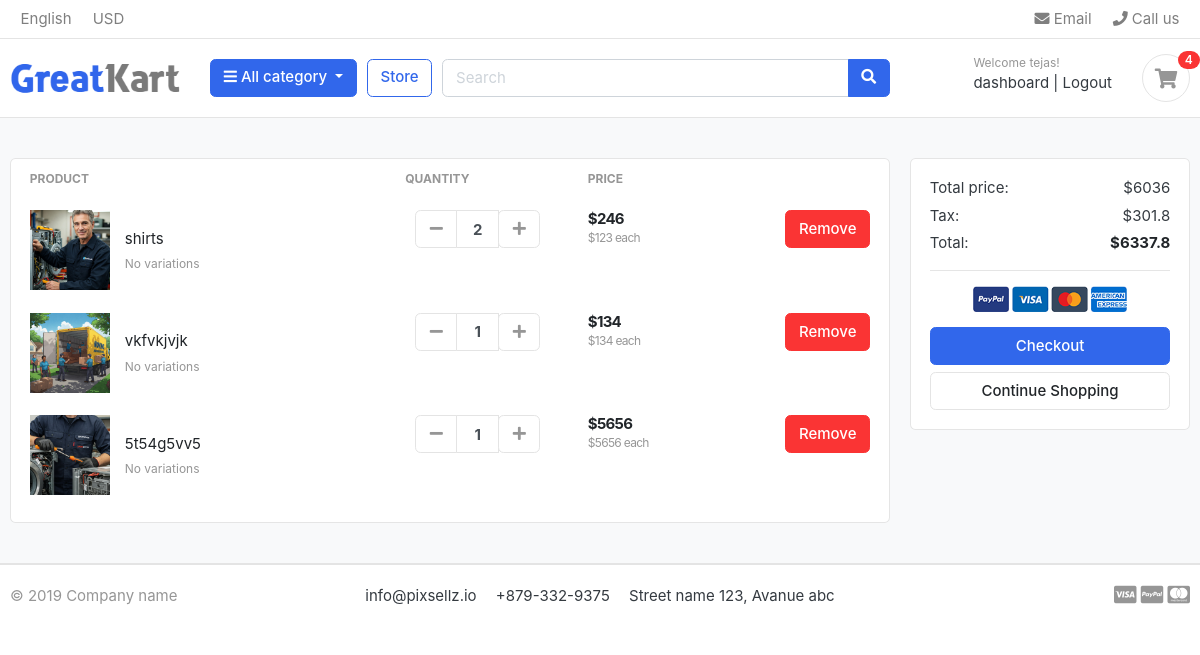
The app's page /cart/ (signed in), older data.
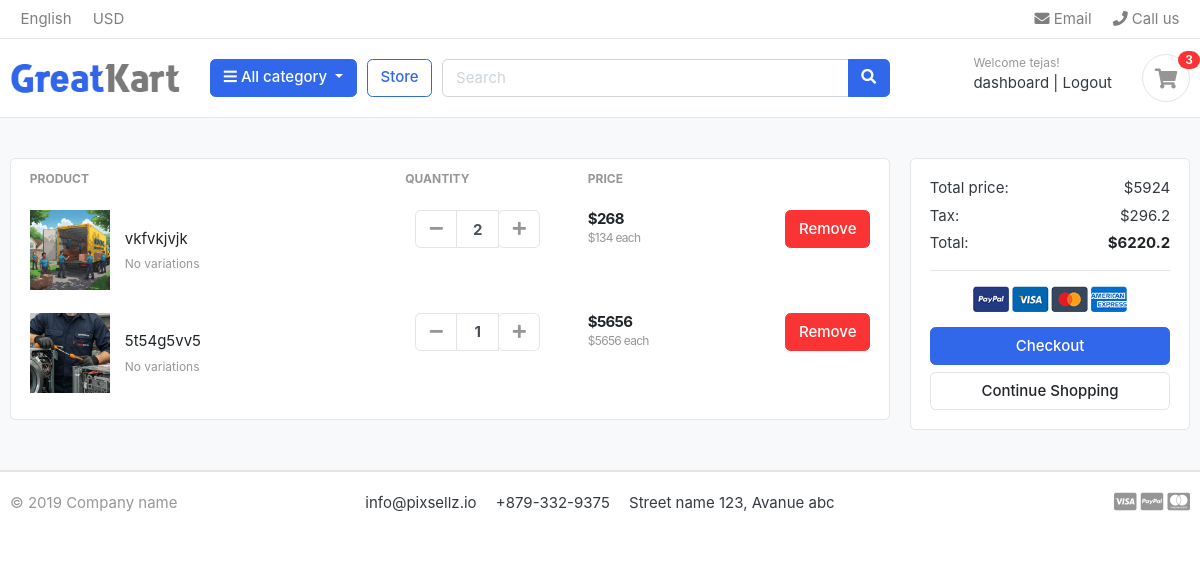
The same page, newer data.
### cart/models.py (models this page shows, shortened)
class CartItem(models.Model):
    user = models.ForeignKey(account, on_delete=models.CASCADE, null=True)  # Foreign key referencing the User model
    product = models.ForeignKey(Product, on_delete=models.CASCADE)  # Foreign key referencing the Productioo
    variations = models.ManyToManyField('store.Variation', blank=True)  # Many-to-many relationship with Variation
    cart = models.ForeignKey(Cart, on_delete=models.CASCADE, null=True)  # Foreign key referencing the Cart
    quantity = models.IntegerField()  # Quantity of the product in the cart
    is_active = models.BooleanField(default=True)  # Indicates if the item is active in the cart
    def sub_total(self):
        return self.product.price * self.quantity

### store/models.py (models this page shows, shortened)
class Product(models.Model):
    product_name = models.CharField(max_length=255)
    slug = models.SlugField(max_length=255, unique=True)
    description = models.TextField()
    price = models.IntegerField()
    stock = models.IntegerField()
    available = models.BooleanField(default=True)
    image = models.ImageField(upload_to='photos/products', blank=True, null=True)
    category = models.ForeignKey(Category, on_delete=models.CASCADE)
    created_at = models.DateTimeField(auto_now_add=True)
    updated_at = models.DateTimeField(auto_now=True)
    def get_url(self):
        return reverse('product_detail', args=[self.category.slug, self.slug])

### cart/views.py (the view)
# urls.py: path('', views.dashboard, name='dashboard'),  # Add to cart view
def cart(request, total=0, quantity=0, cart_items=None):
    tax = 0
    grand_total = 0
    try:
        if request.user.is_authenticated:
            cart_items = CartItem.objects.filter(user=request.user, is_active=True)
        else:
            cart = Cart.objects.get(cart_id=_cart_id(request))  # Get the cart using the session key
            cart_items = CartItem.objects.filter(cart=cart, is_active=True)  # Get active cart items
        for cart_item in cart_items:
            total += (cart_item.product.price * cart_item.quantity)  # Calculate total price
            quantity += cart_item.quantity  # Calculate total quantity
        tax = (5 * total)/100  # Calculate tax (5% of total)
        grand_total = total + tax  # Calculate grand total
    except Cart.DoesNotExist:
        pass  # If the cart does not exist, do nothing
    context = {
        'total': total,
        'quantity': quantity,
        'cart_items': cart_items,  # Pass the cart items to the template
        'tax': tax,
        'grand_total': grand_total
    }
    return render(request, 'store/cart.html', context)  # Render the cart template

### cart/context_processor.py (called while the page is built)
def counter(request):
    cart_count = 0  # Initialize cart count to 0
    if 'admin' in request.path:  # Check if the request path contains 'admin'
        return {}  # Return an empty dictionary if it does
    else:
        try:
            cart = Cart.objects.filter(cart_id=_cart_id(request))  # Get the cart using the session key
            if request.user.is_authenticated:
                cart_items = CartItem.objects.filter(user=request.user)
            else:
                cart_items = CartItem.objects.filter(cart=cart[:1])  # Get the first cart item
            for cart_item in cart_items:
                cart_count += cart_item.quantity
        except Cart.DoesNotExist:
            cart_count = 0
    return dict(cart_count=cart_count)  # Return the cart count as a context variable

### cart/views.py (called while the page is built)
def _cart_id(request):
    cart = request.session.session_key  # Get the session key for the cart
    if not cart:
        cart = request.session.create()  # Create a new session if it doesn't exist
    return cart

### category/context_processor.py (called while the page is built)
def menu_links(self):
    links = Category.objects.all()
    return dict(links=links)

### category/models.py (called while the page is built)
    def get_url(self):
        return reverse('product_by_category', args=[self.slug])

### templates/store/cart.html (shortened to what the changed rows need)
{% extends 'base.html' %}
{% load static %}
{% block content %}
<section class="section-content padding-y bg">
    <div class="container">
    {% if not cart_items %}
        <h2 class="text-center">Your cart is empty</h2>
        <p class='text-center'>Looks like you haven't added anything to your cart yet.</p>
        <hr>
        <p class='text-center'>You can continue shopping by clicking the button below.</p>
    <div class="text-center">
        <a href="{% url 'store' %}" class="btn btn-primary">Continue Shopping</a>
    </div>
    {% else %}
    <div class="row">
        <aside class="col-lg-9">
    <div class="card">
    <table class="table table-borderless table-shopping-cart">
    <thead class="text-muted">
    <tr class="small text-uppercase">
      <th scope="col">Product</th>
      <th scope="col" width="120">Quantity</th>
      <th scope="col" width="120">Price</th>
      <th scope="col" class="text-right" width="200"> </th>
    </tr>
    </thead>
    <tbody>
    {% for item in cart_items %}
    <tr>
        <td>
            <figure class="itemside align-items-center">
                <div class="aside"><img src="{{ item.product.image.url }}" class="img-sm"></div>
                <figcaption class="info">
                    <a href="{{item.product.get_url}}" class="title text-dark">{{ item.product.product_name}}</a>
                    <p class="text-muted small">
                        {% if item.variations.all %}
                            {% for cartitem in item.variations.all %}
                                {{ cartitem.variation_category |capfirst }}: {{ cartitem.variation_value |capfirst }}<br>
                            {% endfor %}
                        {% else %}
                            No variations
                        {% endif %}
                    </p>
                </figcaption>
            </figure>
        </td>
        <td>
                        <div class="col">
                            <div class="input-group input-spinner">
                                <div class="input-group-prepend">
                                <a href="{% url 'remove_cart' item.product.id item.id %}" class="btn btn-light" type="button" id="button-plus"> <i class="fa fa-minus"></i> </a>
                                </div>
                                <input type="text" class="form-control"  value="{{ item.quantity }}">
                                <div class="input-group-append">
                                <form action="{% url 'add_cart' item.product.id %}" method="GET">
                                        <button class="btn btn-light" type="submit" id="button-minus"> <i class="fa fa-plus"></i> </button>
                                </form>
                                </div>
                            </div>
                        </div>
        </td>
        <td>
            <div class="price-wrap">
                <var class="price">${{item.sub_total }}</var>
                <small class="text-muted"> ${{item.product.price}} each </small>
            </div>
        </td>
        <td class="text-right">
        <a href="{% url 'remove_cart_item' item.product.id item.id %}" onclick="return confirm('Are you sure you want to delete this item')" class="btn btn-danger"> Remove</a>
        </td>
    </tr>
    {% endfor %}
    </tbody>
    </table>
    </div>
        </aside>
        <aside class="col-lg-3">
            <div class="card">
            <div class="card-body">
                <dl class="dlist-align">
                  <dt>Total price:</dt>
                  <dd class="text-right">${{total}}</dd>
                </dl>
                <dl class="dlist-align">
                  <dt>Tax:</dt>
                  <dd class="text-right"> ${{tax}}</dd>
                </dl>
                <dl class="dlist-align">
                  <dt>Total:</dt>
                  <dd class="text-right text-dark b"><strong>${{grand_total}}</strong></dd>
                </dl>
                <hr>
                <p class="text-center mb-3">
                    <img src="{% static './images/misc/payments.png' %}" height="26">
                </p>
                <a href="{% url 'checkout' %}" class="btn btn-primary btn-block"> Checkout </a>
                <a href="./store.html" class="btn btn-light btn-block">Continue Shopping</a>
            </div>
            </div>
    </aside>
    </div>
    </div>
    </section>
    {% endif %}
{% endblock %}

### templates/includes/nav.html (shortened to what this page needs)
{% load static %}
<header class="section-header">
    <nav class="navbar p-md-0 navbar-expand-sm navbar-light border-bottom">
    <div class="container">
      <div class="collapse navbar-collapse" id="navbarTop4">
        <ul class="navbar-nav mr-auto">
            <li class="nav-item dropdown">
                 <a href="#" class="nav-link">   English </a>
            </li>
            <li class="nav-item dropdown">
                <a href="#" class="nav-link"> USD </a>
            </li>
        </ul>
        <ul class="navbar-nav">
            <li><a href="#" class="nav-link"> <i class="fa fa-envelope"></i> Email </a></li>
            <li><a href="#" class="nav-link"> <i class="fa fa-phone"></i> Call us </a></li>
        </ul>
      </div>
    </div>
    </nav>
    <section class="header-main border-bottom">
        <div class="container">
    <div class="row align-items-center">
        <div class="col-lg-2 col-md-3 col-6">
            <a href="./" class="brand-wrap">
                <img class="logo" src="{% static 'images/logo.png' %}">
            </a>
        </div>
        <div class="col-lg col-sm col-md col-6 flex-grow-0">
            <div class="category-wrap dropdown d-inline-block float-right">
                <button type="button" class="btn btn-primary dropdown-toggle" data-toggle="dropdown">
                    <i class="fa fa-bars"></i> All category
                </button>
            </div>
        </div>
        <a href="{% url 'store' %}" class="btn btn-outline-primary">Store</a>
        <div class="col-lg  col-md-6 col-sm-12 col">
            <form action="{% url 'search' %}" class="search" method="get">
                <div class="input-group w-100">
                    <input type="text" class="form-control" style="width:60%;" placeholder="Search" name="keyword">
                    <div class="input-group-append">
                      <button class="btn btn-primary" type="submit">
                        <i class="fa fa-search"></i>
                      </button>
                    </div>
                </div>
            </form>
        </div>
        <div class="col-lg-3 col-sm-6 col-8 order-2 order-lg-3">
                    <div class="d-flex justify-content-end mb-3 mb-lg-0">
                        {% if user.id is None %}
                        <div class="widget-header">
                            <small class="title text-muted">Welcome guest!</small>
                            <div>
                                <a href="{% url 'login' %}">Sign in</a> <span class="dark-transp"> | </span>
                                <a href="{% url 'register' %}"> Register</a>
                            </div>
                        </div>
                        {% else %}
                        <div class="widget-header">
                            <small class="title text-muted">Welcome {{ user.first_name }}!</small>
                            <div>
                                <a href="{% url 'dashboard' %}"> dashboard</a><span class="dark-transp"> | </span>
                                <a href="{% url 'logout' %}">Logout</a>
                            </div>
                        </div>
                        {% endif %}
                        <a href="{% url 'cart' %}" class="widget-header pl-3 ml-3">
                            <div class="icon icon-sm rounded-circle border"><i class="fa fa-shopping-cart"></i></div>
                            <span class="badge badge-pill badge-danger notify">{{cart_count}}</span>
                        </a>
                    </div>
                </div>
    </div>
        </div>
    </section>
    </header>

Row changes from the older to the newer data that the page shows:
removed CartItem: product.image (picture), product.product_name "shirts", shows "No variations", quantity "2", sub_total "246", product.price "123"
changed CartItem "vkfvkjvjk": quantity "1" → "2"; sub_total "134" → "268"
Text that changed along with them:
{{ cart_count }}: "4" → "3"
{{ total }}: "6036" → "5924"
{{ tax }}: "301.8" → "296.2"
{{ grand_total }}: "6337.8" → "6220.2"
